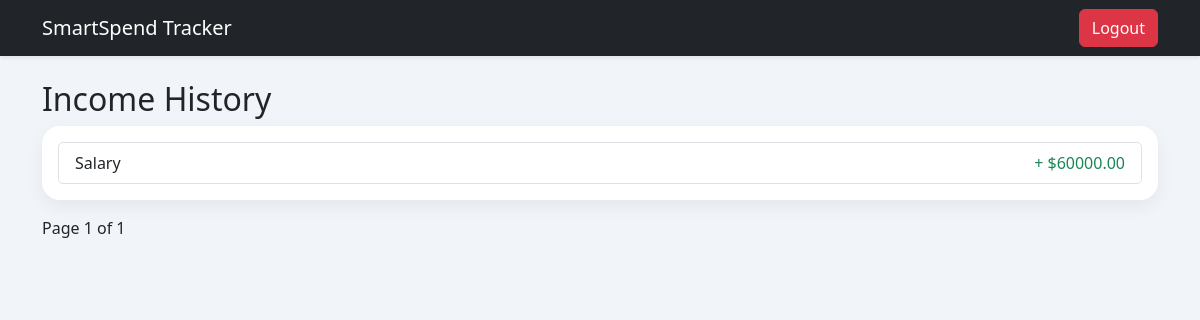
The app's page /income-list/ (signed in), older data.
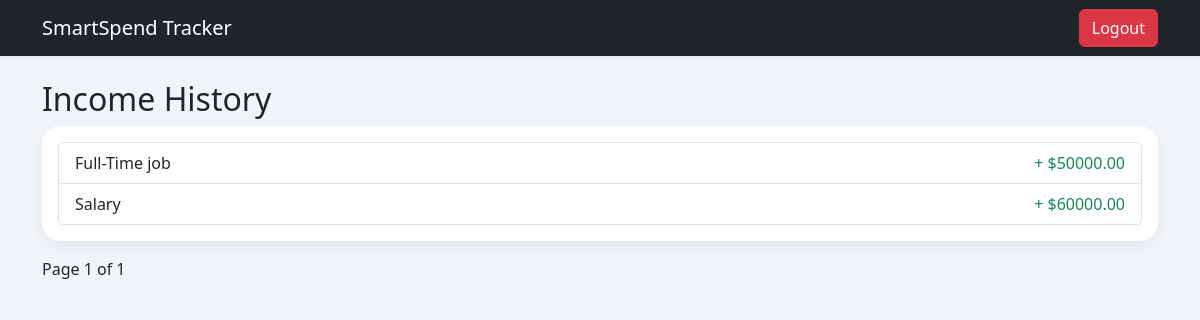
The same page, newer data.
### tracker/models.py (models this page shows, shortened)
class Income(models.Model):
    CATEGORY_CHOICES = [
        ("Salary", "Salary"),
        ("Freelancer", "Freelancer"),
        ("Mixed", "Mixed"),
    ]
    user = models.ForeignKey(User, on_delete=models.CASCADE)
    amount = models.DecimalField(max_digits=10, decimal_places=2)
    source = models.CharField(max_length=100, choices=CATEGORY_CHOICES)
    date = models.DateField()
    created_at = models.DateTimeField(auto_now_add=True)

### tracker/views.py (the view)
# urls.py: path("income-list/", views.income_list, name="income_list"),
@login_required
def income_list(request):
    incomes = Income.objects.filter(user=request.user).order_by("-created_at")
    paginator = Paginator(incomes, 5)   # 10 per page
    page_number = request.GET.get("page")
    page_obj = paginator.get_page(page_number)
    return render(request, "income_list.html", {"page_obj": page_obj})

### templates/income_list.html (shortened to what this page needs)
{% extends "base.html" %}
{% block content %}
<h2>Income History</h2>
<div class="card p-3">
    <ul class="list-group">
        {% for income in page_obj %}
        <li class="list-group-item d-flex justify-content-between">
            <span>{{ income.source }}</span>
            <span class="text-success">+ ${{ income.amount }}</span>
        </li>
        {% endfor %}
    </ul>
</div>
<div class="mt-3">
    <span> Page {{ page_obj.number }} of {{ page_obj.paginator.num_pages }} </span>
</div>
{% endblock %}

Row changes from the older to the newer data that the page shows:
added Income: source "Full-Time job", amount "50000.00"
